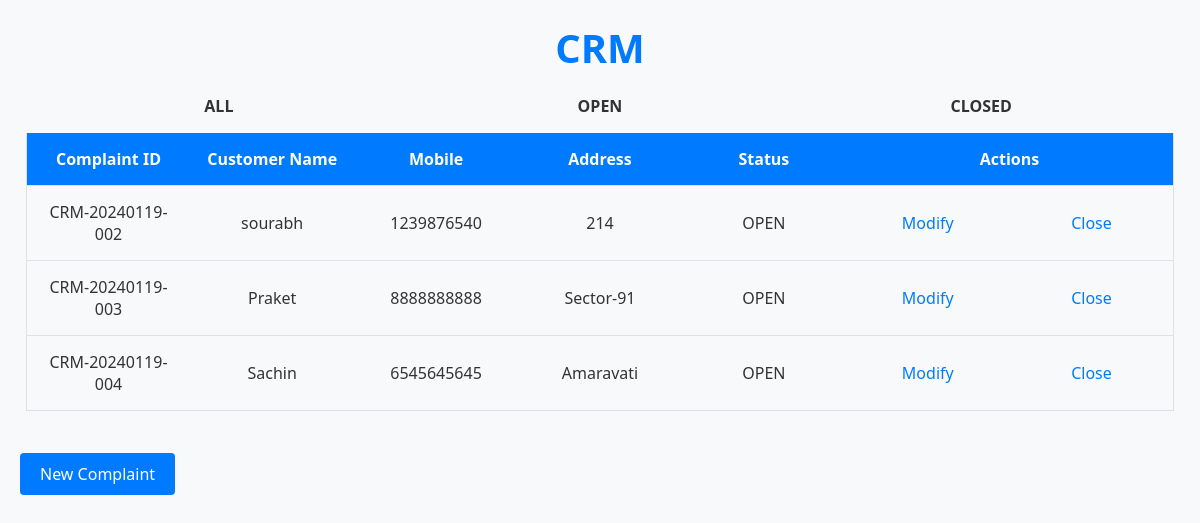
Screenshot of /dash/ with the database file from the repository.
### app.py (models this page shows, shortened)
class Complaint(db.Model):
    __tablename__ = "complaints_data"
    complaint_id = db.Column(db.String, nullable=False, unique=True, primary_key=True, autoincrement=False)
    customer_name = db.Column(db.String, nullable=False, unique=False, primary_key=False, autoincrement=False)
    phone_number = db.Column(db.String, nullable=False, unique=False, primary_key=False, autoincrement=False)
    address = db.Column(db.String, nullable=False)
    status = db.Column(db.String, nullable=False)
    def todict(self):
        return {
            'complaint_id': self.complaint_id,
            'customer_name': self.customer_name,
            'phone_number': self.phone_number,
            'address': self.address,
            'status': self.status
        }

### app.py (the view)
@app.route("/dash/")
def dash():
    complaints = complaints_list(Complaint.query.all())
    return render_template("dash.html", complaints=complaints )

### app.py (called while the page is built)
def complaints_list(l):
    return list(map(lambda complaint: complaint.todict(), l))

### templates/dash.html (shortened to what this page needs)
<!DOCTYPE html>
<html lang='en'>
    <head>
        <link rel="stylesheet" type="text/css" href="{{ url_for('static', filename='dash.css') }}">
    </head>
    <body>
        <div>
            <h1>CRM</h1>
        </div>
        <div>
            {% if complaints|length == 0 %}
            <h2 style="text-align: center;"> No complaints found. </h2>
            <div class="new-complaint" style="text-align: center;">
                <a href="{{ url_for('new_complaint') }}">New Complaint</a>
            </div>
            {% else %}
            <div id="tabs">
                <div onclick="show_table('all');">ALL</div>
                <div onclick="show_table('open');">OPEN</div>
                <div onclick="show_table('closed');">CLOSED</div>
            </div>
            <div>
                <div id="complaints_data-open" style="display:none;">
                    <table>
                        <thead>
                            <tr>
                                <th> Complaint ID </th>
                                <th> Customer Name </th>
                                <th> Mobile </th>
                                <th> Address </th>
                                <th> Status </th>
                                <th colspan=2> Actions </th>
                            </tr>
                        </thead>
                        <tbody>
                            {% for complaint in complaints %}
                            {% if complaint.status == "OPEN" %}
                            <tr>
                                {% for x in complaint.values() %}
                                <td> {{ x }} </td>
                                {% endfor %}
                                <td style="text-align: center;"><a href="{{ url_for('modify_complaint', complaint_id=complaint.complaint_id) }}">Modify</a></td>
                                <td style="text-align: center;"><a onclick="close_complaint('{{complaint.complaint_id}}')">Close</a></td>
                            </tr>
                            {% endif %}
                            {% endfor %}
                        </tbody>
                    </table>
                </div>
                <br>
                <div class="new-complaint">
                    <a href="{{ url_for('new_complaint') }}">New Complaint</a>
                </div>
            </div>
            {% endif %}
        </div>
    </body>
</html>

### static/dash.css (style rules this page uses)
body { font-family: 'Segoe UI', Tahoma, Geneva, Verdana, sans-serif; margin: 10px; padding: 10px; background-color: #f8f9fa; color: #333; }
h1 { margin: 0; font-size: 2.5em; color: #007bff; text-align: center; }
#tabs { display: grid; grid-template-columns: 1fr 1fr 1fr; grid-gap: 10px; width: 99%; padding-top: 10px; margin: 0 auto; }
#tabs div:first-child { margin-left: 10px; }
#tabs div:last-child { margin-right: 10px; }
#tabs div { cursor: pointer; padding: 10px 20px; margin-bottom: 4px; font-weight: bold; text-align: center; border-bottom: 2px solid transparent; transition: border-bottom 0.3s; }
table { width: 99%; border-collapse: collapse; margin: 0 auto; border: 1px solid #dee2e6; border-top: 0px; overflow: auto; table-layout: fixed; }
th, td { padding: 15px; text-align: center; border-bottom: 1px solid #dee2e6; word-wrap: break-word; }
th { background-color: #007bff; color: #fff; }
tbody tr { transition: background-color 0.3s; overflow-y: auto; }
a { text-decoration: none; color: #007bff; transition: color 0.3s; cursor: pointer; }
.new-complaint { margin-top: 20px; text-align: left; }
.new-complaint a { display: inline-block; padding: 10px 20px; background-color: #007bff; color: #fff; text-decoration: none; border-radius: 4px; transition: background-color 0.3s; }

### rows the page displays
Complaint: complaint_id "CRM-20240119-002", customer_name "sourabh", phone_number "1239876540", address "214", status "OPEN"
Complaint: complaint_id "CRM-20240119-003", customer_name "Praket", phone_number "8888888888", address "Sector-91", status "OPEN"
Complaint: complaint_id "CRM-20240119-004", customer_name "Sachin", phone_number "6545645645", address "Amaravati", status "OPEN"
